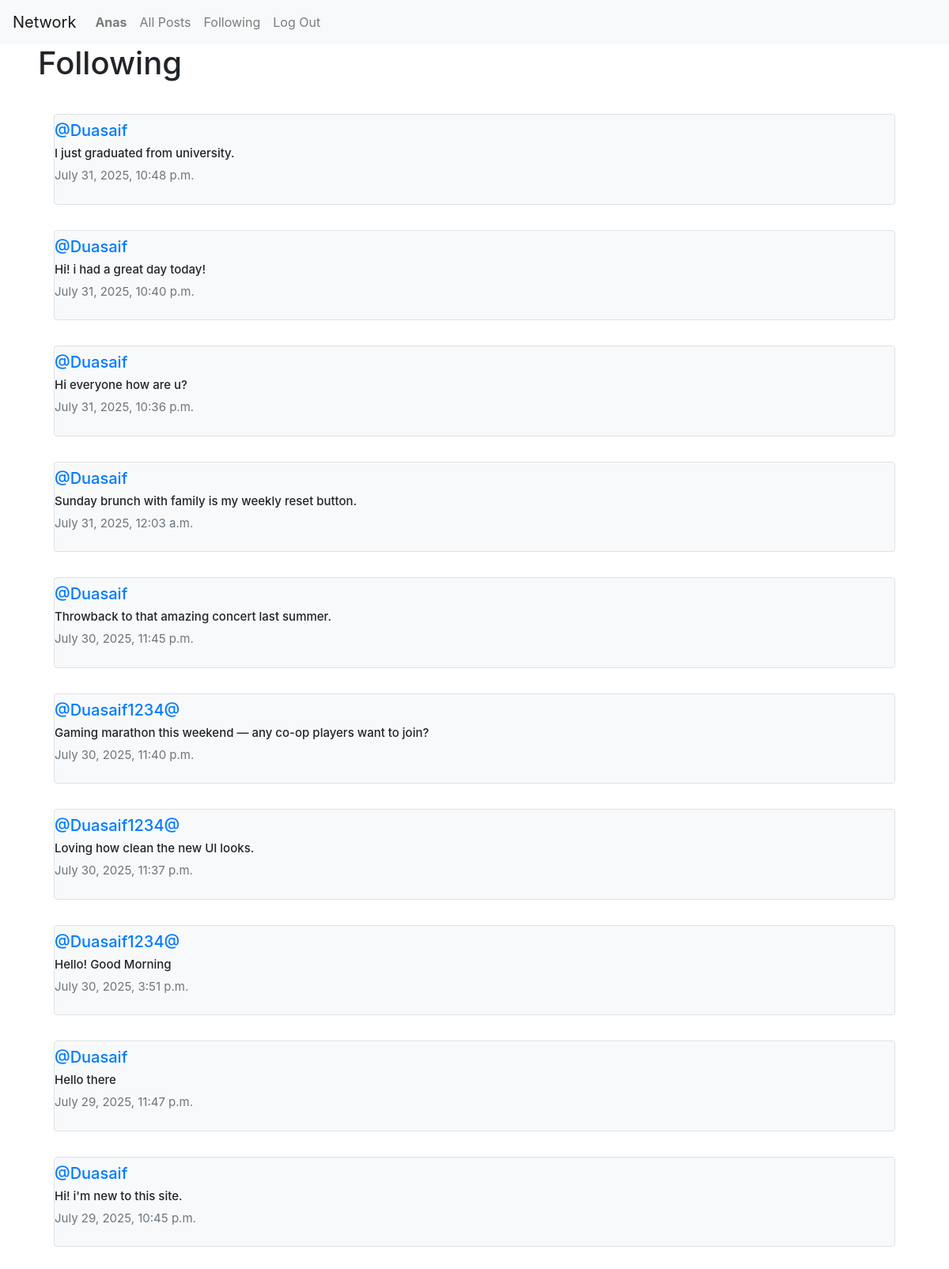
The app's page /following (signed in) with its own data.
### network/models.py (models this page shows, shortened)
class User(AbstractUser):
    pass

class Post(models.Model):
    content=models.CharField(max_length=140)
    user=models.ForeignKey(User, on_delete=models.CASCADE, related_name="author")
    date=models.DateTimeField(auto_now_add=True)

### network/views.py (the view)
# urls.py: path("following", views.following, name="following"),
def following(request):
    currentUser = request.user
    followingPeople = Follow.objects.filter(user=currentUser).values_list('user_follower', flat=True)
    followingPosts = Post.objects.filter(user__in=followingPeople).order_by("-id")
    paginator = Paginator(followingPosts, 10)
    page_number = request.GET.get('page')
    posts_of_the_page = paginator.get_page(page_number)
    whoYouLiked = []
    if request.user.is_authenticated:
        whoYouLiked = list(
            Like.objects.filter(user=request.user).values_list('post_id', flat=True)
        )
    return render(request, "network/following.html", {
        "posts_of_the_page": posts_of_the_page,
        "whoYouLiked": json.dumps(whoYouLiked)
    })

### network/templates/network/following.html (shortened to what this page needs)
{% extends "network/layout.html" %}
{% block body %}
  <h1 class="mx-5">Following</h1>
  <div class="all-posts mx-5 my-4">
    {% for post in posts_of_the_page %}
      <div class="row post my-3 py-2 border rounded bg-light">
        <h5 class="username mb-2">
          <a href="{% url 'profile' post.user.id %}">@{{ post.user.username }}</a>
        </h5>
        <h6 class="content">{{ post.content }}</h6>
        <p class="date text-muted">{{ post.date }}</p>
      </div>
    {% empty %}
      <p class="text-muted">You’re not following anyone with posts yet.</p>
    {% endfor %}
  </div>
{% endblock %}

### network/templates/network/layout.html (shortened to what this page needs)
{% load static %}
<!DOCTYPE html>
<html lang="en">
    <head>
        <link rel="stylesheet" href="https://stackpath.bootstrapcdn.com/bootstrap/4.4.1/css/bootstrap.min.css">
        <link href="{% static 'network/styles.css' %}" rel="stylesheet">
        <link rel="stylesheet" href="https://cdnjs.cloudflare.com/ajax/libs/font-awesome/4.7.0/css/font-awesome.min.css">
    </head>
    <body>
        <nav class="navbar navbar-expand-lg navbar-light bg-light">
            <a class="navbar-brand" href="{% url 'index' %}">Network</a>
            <div>
              <ul class="navbar-nav mr-auto">
                {% if user.is_authenticated %}
                    <li class="nav-item">
                        <a class="nav-link" href="{% url 'profile' user_id=user.id %}"><strong>{{ user.username }}</strong></a>
                    </li>
                {% endif %}
                <li class="nav-item">
                  <a class="nav-link" href="{% url 'index' %}">All Posts</a>
                </li>
                {% if user.is_authenticated %}
                    <li class="nav-item">
                        <a class="nav-link" href="{% url 'following' %}">Following</a>
                    </li>
                    <li class="nav-item">
                        <a class="nav-link" href="{% url 'logout' %}">Log Out</a>
                    </li>
                {% endif %}
              </ul>
            </div>
          </nav>
        <div class="body">
            {% block body %}
            {% endblock %}
        </div>
    </body>
</html>

### network/static/network/styles.css (style rules this page uses)
.all-posts { display: flex; justify-content: flex-start; flex-direction: column; margin: 20px; }
.post { border: 0.1px solid grey; display: flex; justify-content: center; flex-direction: column; box-sizing: border-box; margin: 5px 20px; }
.content { font-size: 15px; }
.username { font-size: 20px; }
.date { color: grey; font-size: 15px; }

### records on screen
User: username "Anas"
Post: user.username "Duasaif", content "I just graduated from university.", date "July 31, 2025, 10:48 p.m."
Post: user.username "Duasaif", content "Hi! i had a great day today!", date "July 31, 2025, 10:40 p.m."
Post: user.username "Duasaif", content "Hi everyone how are u?", date "July 31, 2025, 10:36 p.m."
Post: user.username "Duasaif", content "Sunday brunch with family is my weekly reset button.", date "July 31, 2025, 12:03 a.m."
Post: user.username "Duasaif", content "Throwback to that amazing concert last summer.", date "July 30, 2025, 11:45 p.m."
Post: user.username "Duasaif1234@", content "Gaming marathon this weekend — any co-op players want to join?", date "July 30, 2025, 11:40 p.m."
Post: user.username "Duasaif1234@", content "Loving how clean the new UI looks.", date "July 30, 2025, 11:37 p.m."
Post: user.username "Duasaif1234@", content "Hello! Good Morning", date "July 30, 2025, 3:51 p.m."
Post: user.username "Duasaif", content "Hello there", date "July 29, 2025, 11:47 p.m."
Post: user.username "Duasaif", content "Hi! i'm new to this site.", date "July 29, 2025, 10:45 p.m."
